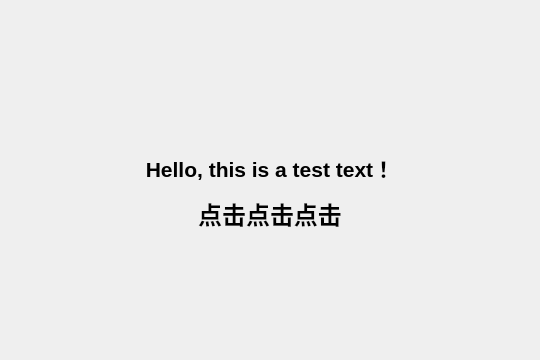
<?xml version="1.0" encoding="UTF-8"?>
<ui version="4.0">
 <class>Form</class>
 <widget class="QWidget" name="Form">
  <property name="enabled">
   <bool>true</bool>
  </property>
  <property name="geometry">
   <rect>
    <x>0</x>
    <y>0</y>
    <width>540</width>
    <height>360</height>
   </rect>
  </property>
  <property name="windowTitle">
   <string>Form</string>
  </property>
  <widget class="QLabel" name="label">
   <property name="geometry">
    <rect>
     <x>0</x>
     <y>25</y>
     <width>540</width>
     <height>360</height>
    </rect>
   </property>
   <property name="mouseTracking">
    <bool>true</bool>
   </property>
   <property name="text">
    <string>&lt;html&gt;&lt;head/&gt;&lt;body&gt;&lt;p align=&quot;center&quot;&gt;&lt;span style=&quot; font-size:16pt; font-weight:700;&quot;&gt;Hello, this is a test text！&lt;/span&gt;&lt;/p&gt;&lt;p align=&quot;center&quot;&gt;&lt;span style=&quot; font-size:18pt; font-weight:700;&quot;&gt;点击点击点击&lt;/span&gt;&lt;/p&gt;&lt;p align=&quot;center&quot;&gt;&lt;img src=&quot;:/colored/ui/2.jpg&quot;/&gt;&lt;/p&gt;&lt;/body&gt;&lt;/html&gt;</string>
   </property>
   <property name="textFormat">
    <enum>Qt::AutoText</enum>
   </property>
   <property name="pixmap">
    <pixmap resource="sor.qrc">:/colored/ui/2.jpg</pixmap>
   </property>
   <property name="scaledContents">
    <bool>true</bool>
   </property>
  </widget>
 </widget>
 <resources>
  <include location="sor.qrc"/>
 </resources>
 <connections/>
</ui>
